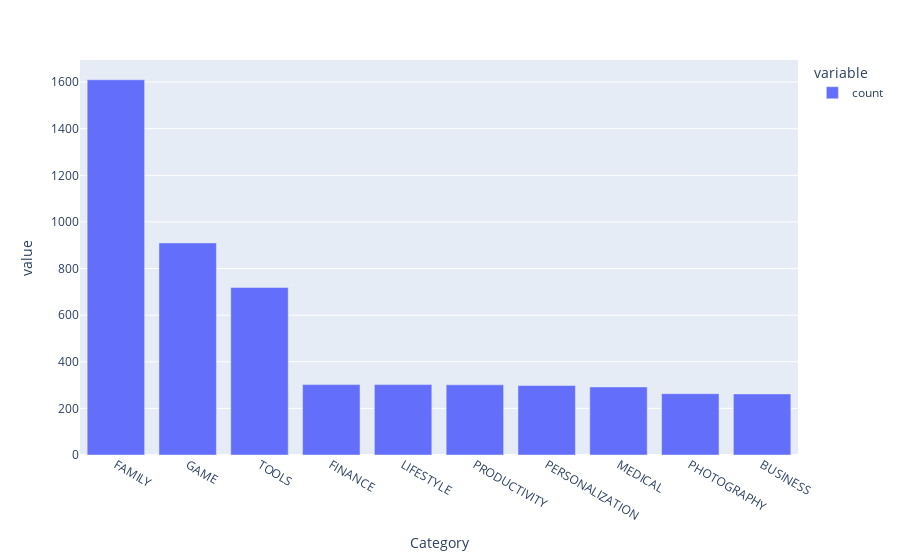

This figure's notebook cell:
### Code cell
px.bar(top_10_categories)

### Figure 1 — Plotly figure (JSON) as saved in the notebook; plotly's stock layout.template omitted (floating-point values rounded to 4 significant figures)
{"data": [{"alignmentgroup": "True", "hovertemplate": "variable=count<br>Category=%{x}<br>value=%{y}<extra></extra>", "legendgroup": "count", "marker": {"color": "#636efa", "pattern": {"shape": ""}}, "name": "count", "offsetgroup": "count", "orientation": "v", "showlegend": true, "textposition": "auto", "type": "bar", "x": ["FAMILY", "GAME", "TOOLS", "FINANCE", "LIFESTYLE", "PRODUCTIVITY", "PERSONALIZATION", "MEDICAL", "PHOTOGRAPHY", "BUSINESS"], "xaxis": "x", "y": [1610, 910, 719, 302, 302, 301, 298, 292, 263, 262], "yaxis": "y"}], "layout": {"barmode": "relative", "legend": {"title": {"text": "variable"}, "tracegroupgap": 0}, "margin": {"t": 60}, "xaxis": {"anchor": "y", "domain": [0, 1], "title": {"text": "Category"}}, "yaxis": {"anchor": "x", "domain": [0, 1], "title": {"text": "value"}}}}
